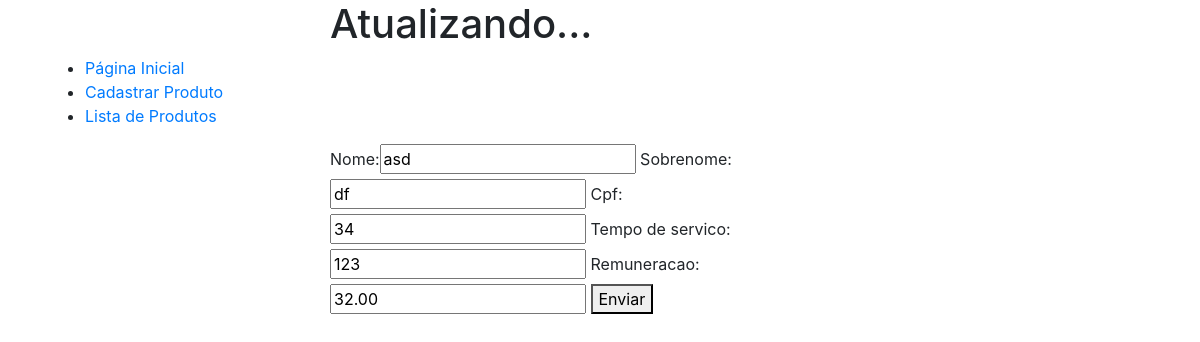
The page /produto/3 on the database its author committed.
### helloworld/models.py (models this page shows)
class Produto(models.Model):
    nome = models.CharField(
        max_length=255,
        null=False,
        blank=False
    )
    sobrenome = models.CharField(
        max_length=255,
        null=False,
        blank=False
    )
    cpf = models.CharField(
        max_length=14,
        null=False,
        blank=False
    )
    tempo_de_servico = models.IntegerField(
        default=0,
        null=False,
        blank=False
    )
    remuneracao = models.DecimalField(
        max_digits=8,
        decimal_places=2,
        null=False,
        blank=False
    )
    objetos = models.Manager()

### website/views.py (the view)
# urls.py: path('produto/<pk>', ProdutoUpdateView.as_view(), name="atualiza_produto"),
class ProdutoUpdateView(UpdateView):
    template_name = "website/atualiza.html"
    model = Produto
    fields = '__all__'
    context_object_name = 'produto'
    success_url = reverse_lazy("website:lista_produtos")

### website/templates/website/atualiza.html (shortened to what this page needs)
{% extends "base.html" %}
{% block title %}Atualizando... {% endblock %}

### website/templates/base.html (shortened to what this page needs)
<!doctype html>
<html lang="en">
  <head>
    <link rel="stylesheet" href="https://stackpath.bootstrapcdn.com/bootstrap/4.3.1/css/bootstrap.min.css"
>
  </head>
  <body>
    <div class="container">
      <div class="row">
          <div class='col-6 mx-auto'>
              <h1>{% block title %} CFE {% endblock %}</h1>
          </div>
      </div>
      <ul>
          <li><a href="{% url 'website:index' %}">Página Inicial</a></li>
          <li><a href="{% url 'website:cadastra_produto' %}">Cadastrar Produto</a></li>
          <li><a href="{% url 'website:lista_produtos' %}">Lista de Produtos</a></li>
      </ul>
      <div class="row">
          <div class='col-6 mx-auto'>
        <form method="post">
            {{ form }}
            <button>Enviar</button>
        </form>
      </div>
    </div>
  </div>
  </body>
</html>

### rows shown on the page
Produto: nome "asd", sobrenome "df", cpf "34", tempo_de_servico "123", remuneracao "32.00"
